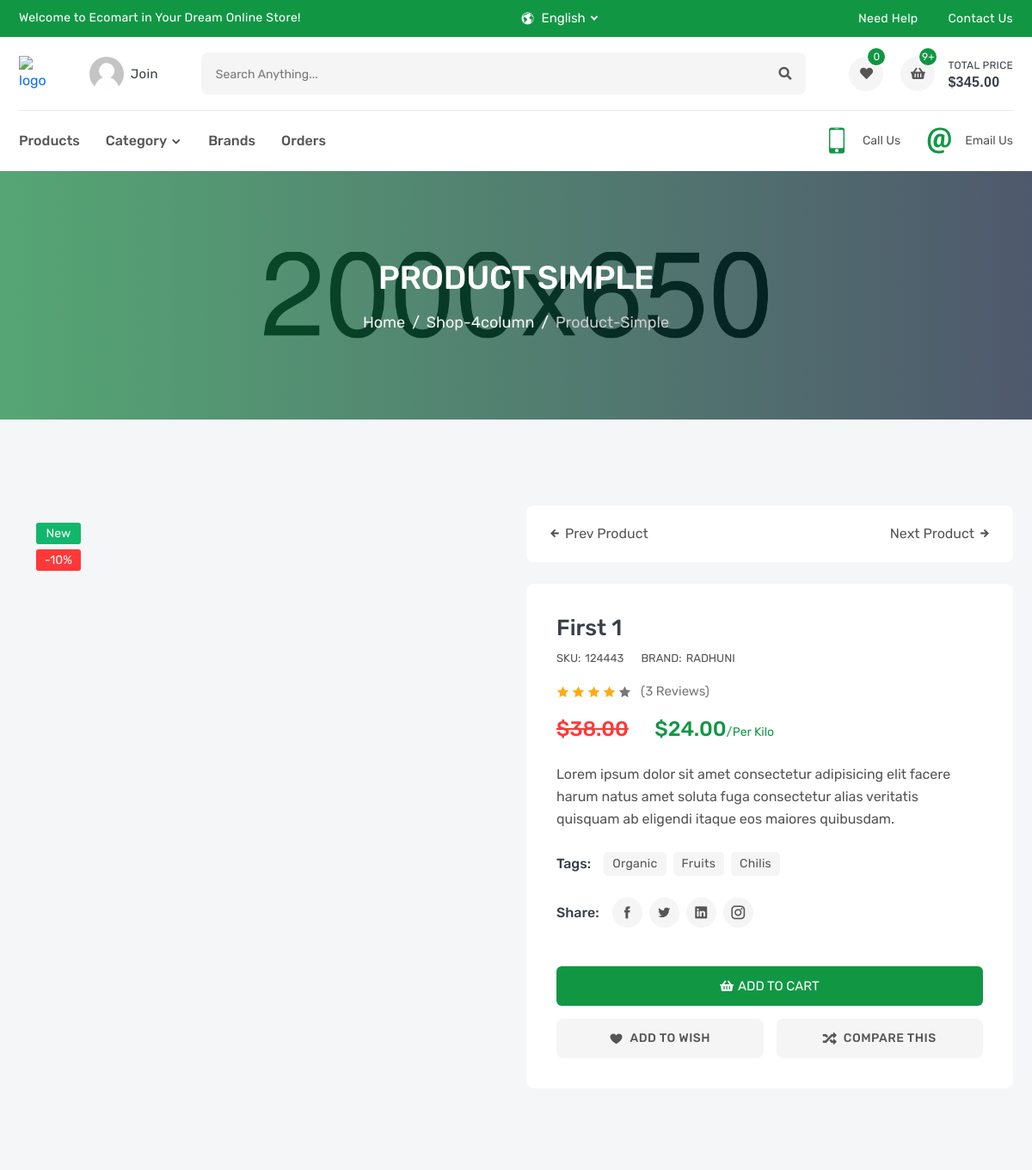
Page /products/2 (upper part) on the earlier database version.
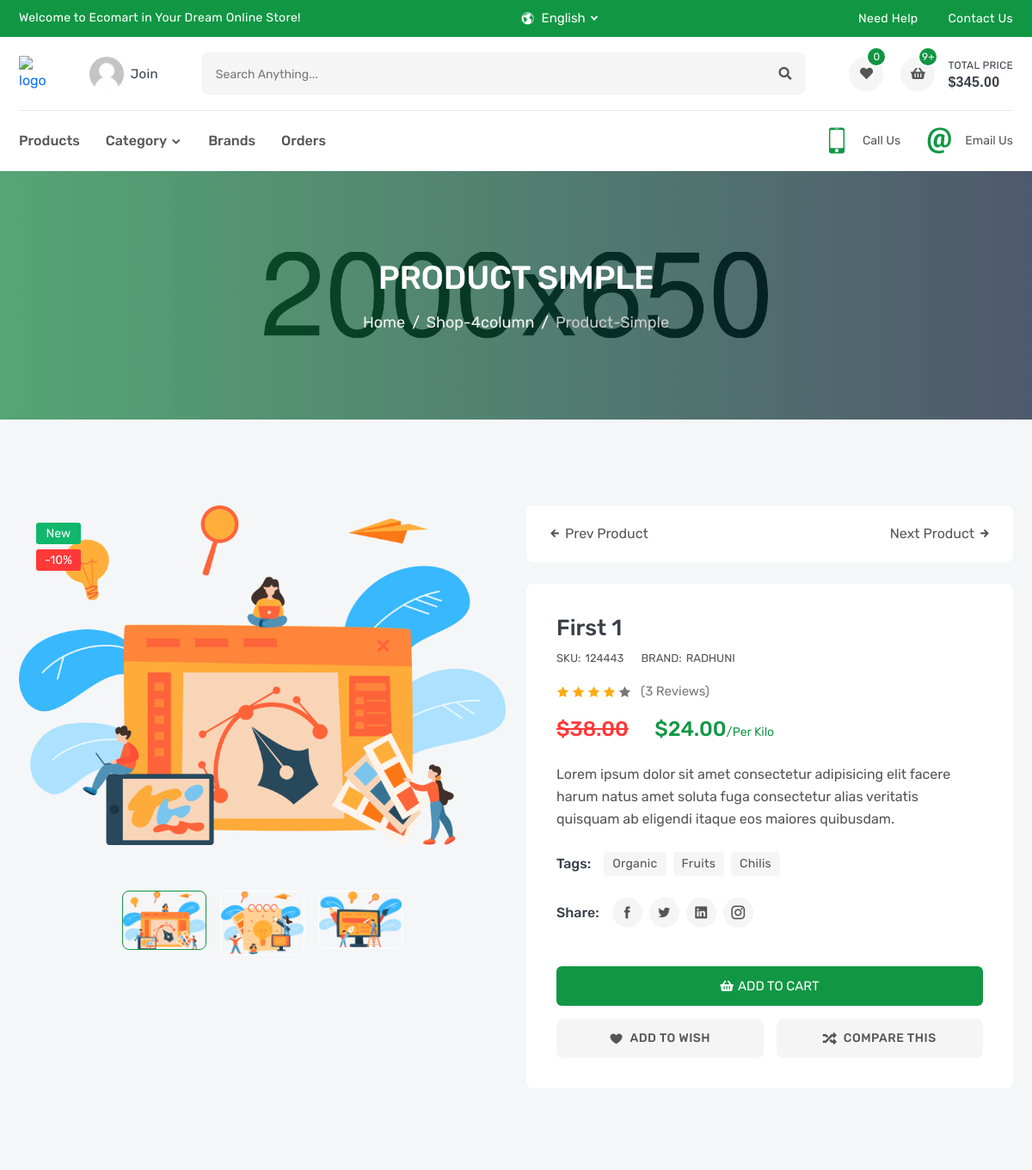
Same page on the later database version.
### products/models.py (models this page shows, shortened)
class ProductImage(models.Model):
    product = models.ForeignKey(
        Product, related_name='product_image', on_delete=models.CASCADE)
    image = models.ImageField(upload_to='product_images/')

### products/views.py (the view)
# urls.py: path('<int:pk>', ProductDetail.as_view(), name='product_detail'),
class ProductDetail(DetailView):
    model = Product

### products/templates/products/product_detail.html (shortened to what the changed rows need)
{% extends 'base.html' %}
{% load static %}
{% block css %}
<link rel="stylesheet" href="{% static 'css/product-details.css' %}" />
{% endblock css %}
{% block  body %}
        <section class="single-banner inner-section" style="background: url(images/single-banner.jpg) no-repeat center;">
            <div class="container">
                <h2>product simple</h2>
            </div>
        </section>
        <section class="inner-section">
            <div class="container">
                <div class="row">
                    <div class="col-lg-6">
                        <div class="details-gallery">
                            <ul class="details-preview">
                                {% for image in object.product_image.all %}
                                <li><img src="{{image.image.url}}" alt="product"></li>
                                {% endfor %}
                            </ul>
                            <ul class="details-thumb">
                                {% for image in object.product_image.all %}
                                <li><img src="{{image.image.url}}" alt="product"></li>
                                {% endfor %}
                            </ul>
                        </div>
                    </div>
                </div>
            </div>
        </section>
        {% endblock body %}

Differences in the rows shown:
added ProductImage: image (picture)
added ProductImage: image (picture)
added ProductImage: image (picture)
